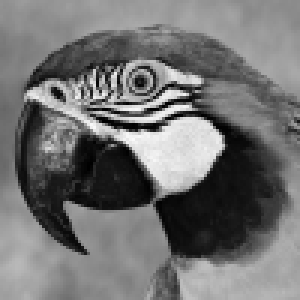
%> input picture lab2/parrot.bmp, 100 x 100 px (shown 3 times larger); the run also reads 1 picture not shown here
$ octave lab2_comparison.m   (GNU Octave 9; MATLAB toolbox functions it lacks are replaced by stand-ins)
%> lines starting %> are read from the running program, lines starting %| are printed output that depends on the picture; in (x1, y1, x2, y2) boxes, pixels count from 0 and x2, y2 are one past the last pixel; in counts of white or black regions, pixels touching at a corner belong together; the program's own positions count from 1
%% parrot

ImgParrot = imread("parrot.bmp");
%> ImgParrot is the input picture: size 100x100 uint8; min 0, max 250, mean 114.2
figure(1);
imshow(ImgParrot);

nearestNeighbourParrot = imresize(ImgParrot, [100 200], 'nearest');
figure(2);
imshow(nearestNeighbourParrot);
bilinearParrot = imresize(ImgParrot, [100 200], 'bilinear');
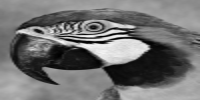
%> bilinearParrot: size 100x200 uint8; min 0, max 249, mean 114.3
figure(3);
imshow(bilinearParrot);
bicubicParrot = imresize(ImgParrot, [100 200], 'bicubic');
figure(4);
imshow(bicubicParrot);

%% chessboard

ImgChessboard = imread("chessboard.bmp");
figure(5);
imshow(ImgChessboard);

nearestNeighbourChessboard = imresize(ImgChessboard, [100 200], 'nearest');
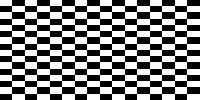
%> nearestNeighbourChessboard: size 100x200 uint8; 49.9% white; 1 white region, box (x1, y1, x2, y2) and area: (0, 0, 200, 100) 9984
figure(6);
imshow(nearestNeighbourChessboard);
bilinearChessboard = imresize(ImgChessboard, [100 200], 'bilinear');
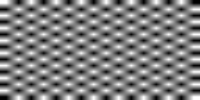
%> bilinearChessboard: size 100x200 uint8; min 0, max 255, mean 127.5
figure(7);
imshow(bilinearChessboard);
bicubicChessboard = imresize(ImgChessboard, [100 200], 'bicubic');
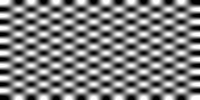
%> bicubicChessboard: size 100x200 uint8; min 0, max 255, mean 127.5; mean of the top-left, top-right, bottom-left and bottom-right quarters 127.5, 127.6, 127.6, 127.5
figure(8);
imshow(bicubicChessboard);

%% clock

ImgClock = imread("clock.bmp");
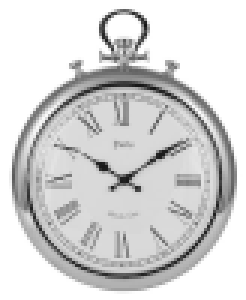
%> input picture lab2/clock.bmp, 82 x 100 px (shown 3 times larger)
%> ImgClock is the input picture: size 100x82 uint8; min 21, max 255, mean 212.7
figure(9);
imshow(ImgClock);

nearestNeighbourClock = imresize(ImgClock, [100 200], 'nearest');
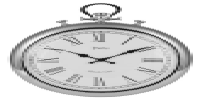
%> nearestNeighbourClock: size 100x200 uint8; min 21, max 255, mean 212.8
figure(10);
imshow(nearestNeighbourClock);
bilinearClock = imresize(ImgClock, [100 200], 'bilinear');
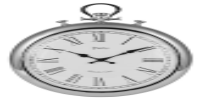
%> bilinearClock: size 100x200 uint8; min 22, max 255, mean 212.7
figure(11);
imshow(bilinearClock);
bicubicClock = imresize(ImgClock, [100 200], 'bicubic');
figure(12);
imshow(bicubicClock);
